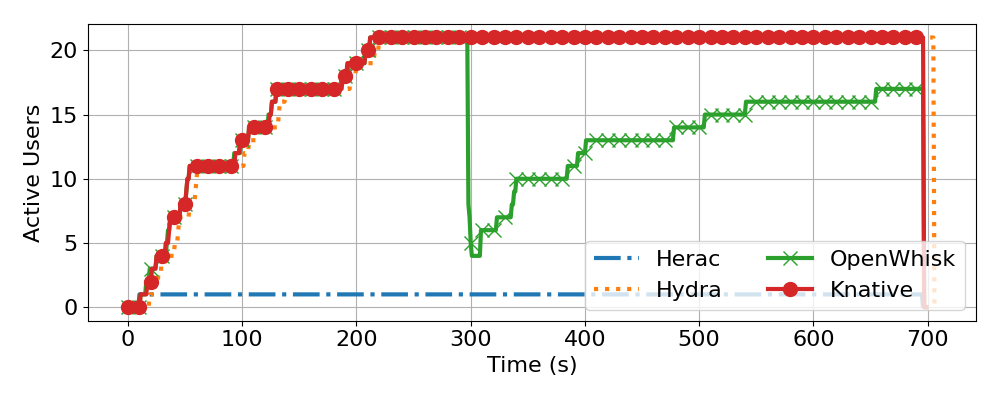

The script that saved this image:
#!/usr/bin/python

import matplotlib
import matplotlib.pyplot as plt
import numpy as np
from pathlib import Path


def maybe_plot(series_name, label, **kwargs):
    path = Path(series_name)
    if path.exists():
        plt.plot(np.loadtxt(path), label=label, **kwargs)


def maybe_plot_with_fallback(preferred_name, legacy_name, label, **kwargs):
    preferred_path = Path(preferred_name)
    if preferred_path.exists():
        plt.plot(np.loadtxt(preferred_path), label=label, **kwargs)
        return
    maybe_plot(legacy_name, label, **kwargs)

matplotlib.rcParams.update({'font.size': 16})
plt.rcParams["figure.figsize"] = (10, 4)
maybe_plot("he_active_users.txt", "Herac", linestyle="-.", linewidth=3)
maybe_plot_with_fallback("hy_active_users.txt", "gv_dc_active_users.txt", "Hydra", linestyle=":", linewidth=3)
maybe_plot_with_fallback("hy_fork_active_users.txt", "gv_fork_active_users.txt", "Hydra Fork", linestyle="-", marker="|", markersize=10, markevery=10, linewidth=3)
maybe_plot("ph_active_users.txt", "Photons", linestyle="--", linewidth=3)
maybe_plot_with_fallback("hy_snap_active_users.txt", "gv_snap_active_users.txt", "Hydra Snapshot", linestyle="-", linewidth=3)
maybe_plot_with_fallback("ow_active_users.txt", "cr_active_users.txt", "OpenWhisk", linestyle="-", marker="x", markersize=10, markevery=10, linewidth=3)
maybe_plot_with_fallback("kn_active_users.txt", "knative_active_users.txt", "Knative", linestyle="-", marker="o", markersize=10, markevery=10, linewidth=3)
plt.xlabel("Time (s)")
plt.ylabel("Active Users")
plt.grid()
plt.legend(ncol=2, loc='lower right')
plt.tight_layout()
plt.savefig("azure-replay-active-users.pdf")
plt.savefig("azure-replay-active-users.png")
plt.show()
